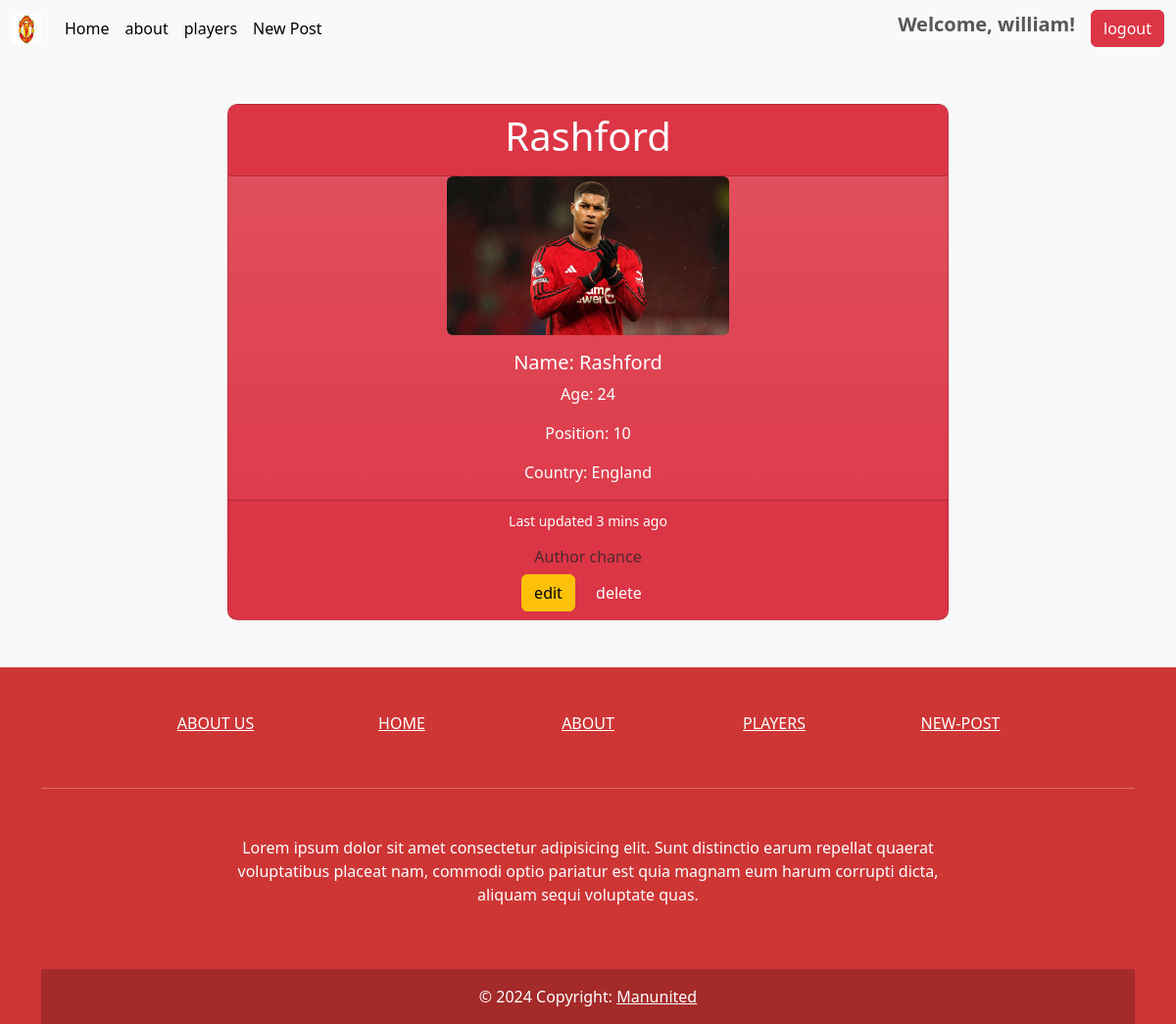
The page /manunited/details/2/ (signed in) on the database as committed earlier.
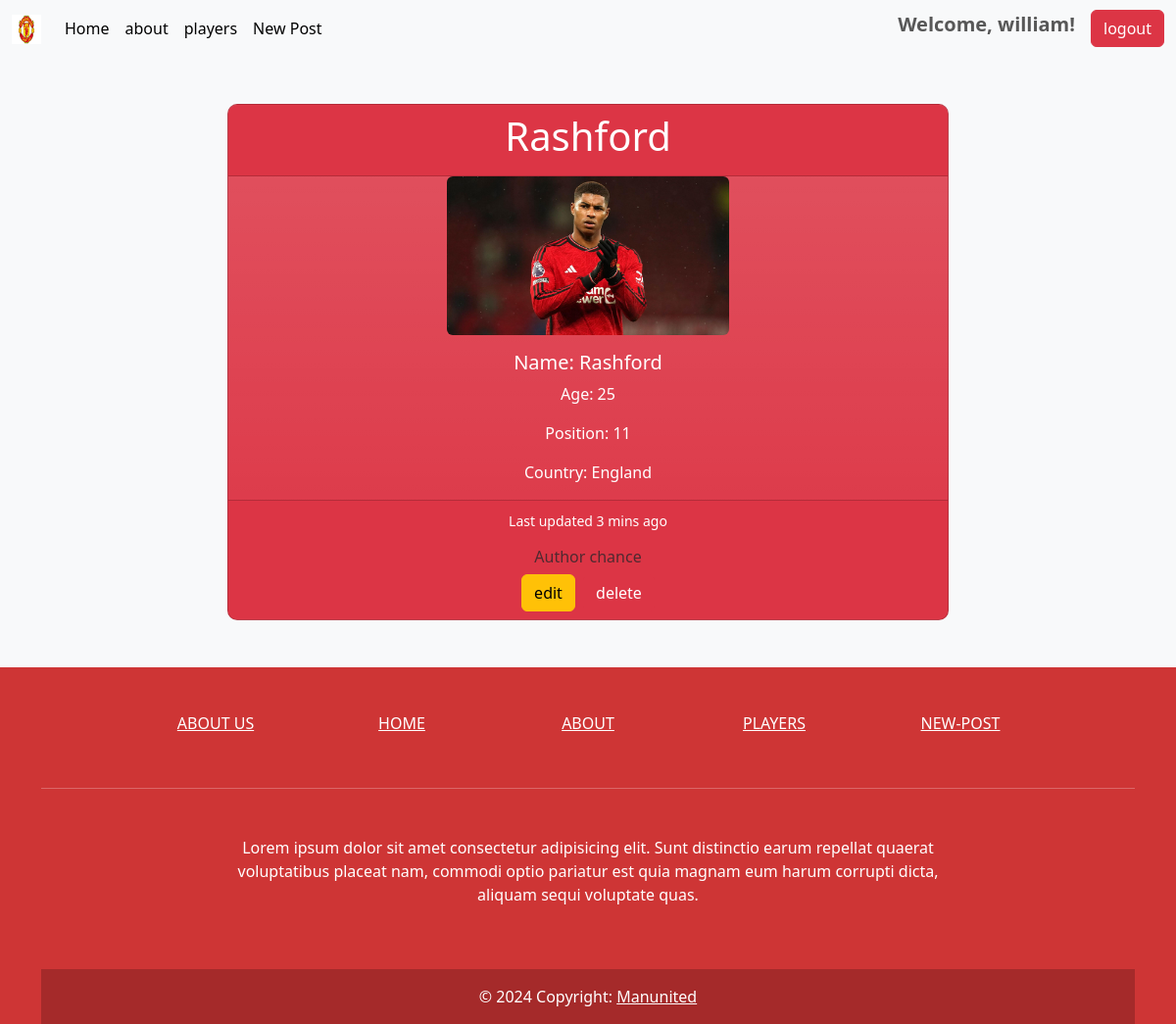
The same page on the database as committed later.
### manunited/models.py (models this page shows, shortened)
class Manunited(models.Model):
      Name =models.CharField(max_length=80)
      Number=models.IntegerField()
      Age=models.IntegerField()
      country=models.CharField(max_length=80)
      image=models.ImageField(upload_to='images/', default='images/default.jpg')
      author = models.ForeignKey(User, on_delete=models.CASCADE, default=None)

### manunited/views.py (the view)
# urls.py: path('details/<int:id>/', views.details, name='details'),
def details(request, id):
    details = Manunited.objects.get(id=id)
    return render(request, 'details.html', {'details': details})

### manunited/templates/details.html (shortened to what this page needs)
{% extends "main.html" %}
{% block content%}
</head>
<body>
<div class="container mt-5">
  <div class="row justify-content-center">
      <div class="col-md-8">
          <div class="card text-center bg-danger bg-gradient text-white">
              <div class="card-header">
                  <h1>{{ details.Name }}</h1>
              </div>
              <img src="{{ details.image.url }}" class="card-img-top rounded mx-auto d-block" alt="{{ details.Name }}" style="width: 18rem;">
              <div class="card-body">
                  <h5 class="card-title">Name: {{ details.Name }}</h5>
                  <p class="card-text">Age: {{ details.Age }}</p>
                  <p class="card-text">Position: {{ details.Number }}</p>
                  <p class="card-text">Country: {{ details.country }}</p>
              </div>
              <div class="card-footer text-muted">
                  <p class="card-text"><small class="text-white">Last updated 3 mins ago</small></p>
                  <h6 class="author"> Author  {{ details.author }}</h6>
                  <a class="btn btn-warning me-1" href="{% url 'manunited:edit-post' details.id %}">
                    edit
                  </a>
                  <button type="button" class="btn btn-danger " data-bs-toggle="modal" data-bs-target="#delete{{ details.id }}">
                    delete
                  </button>
              </div>
          </div>
      </div>
  </div>
</div>
</body>
        <footer class="text-center text-white" style="background-color: #ce3535">
          <div class="container">
            <section class="mt-5">
              <div class="row text-center d-flex justify-content-center pt-5">
                <div class="col-md-2">
                  <h6 class="text-uppercase font-weight-bold">
                    <a href="#!" class="text-white">About us</a>
                  </h6>
                </div>
                <div class="col-md-2">
                  <h6 class="text-uppercase font-weight-bold">
                    <a href="#!" class="text-white">Home</a>
                  </h6>
                </div>
                <div class="col-md-2">
                  <h6 class="text-uppercase font-weight-bold">
                    <a href="#!" class="text-white">About</a>
                  </h6>
                </div>
                <div class="col-md-2">
                  <h6 class="text-uppercase font-weight-bold">
                    <a href="#!" class="text-white">players</a>
                  </h6>
                </div>
                <div class="col-md-2">
                  <h6 class="text-uppercase font-weight-bold">
                    <a href="#!" class="text-white">New-post</a>
                  </h6>
                </div>
              </div>
            </section>
            <hr class="my-5" />
            <section class="mb-5">
              <div class="row d-flex justify-content-center">
                <div class="col-lg-8">
                  <p>
                    Lorem ipsum dolor sit amet consectetur adipisicing elit. Sunt
                    distinctio earum repellat quaerat voluptatibus placeat nam,
                    commodi optio pariatur est quia magnam eum harum corrupti
                    dicta, aliquam sequi voluptate quas.
                  </p>
                </div>
              </div>
            </section>
          <div
               class="text-center p-3"
               style="background-color: rgba(0, 0, 0, 0.2)"
               >
            © 2024 Copyright:
            <a class="text-white" href="#"
               >Manunited</a
              >
          </div>
        </footer>
{% endblock %}

Rows that differ between the two databases and show on the page:
changed Manunited "Rashford": Age "24" → "25"; Number "10" → "11"
